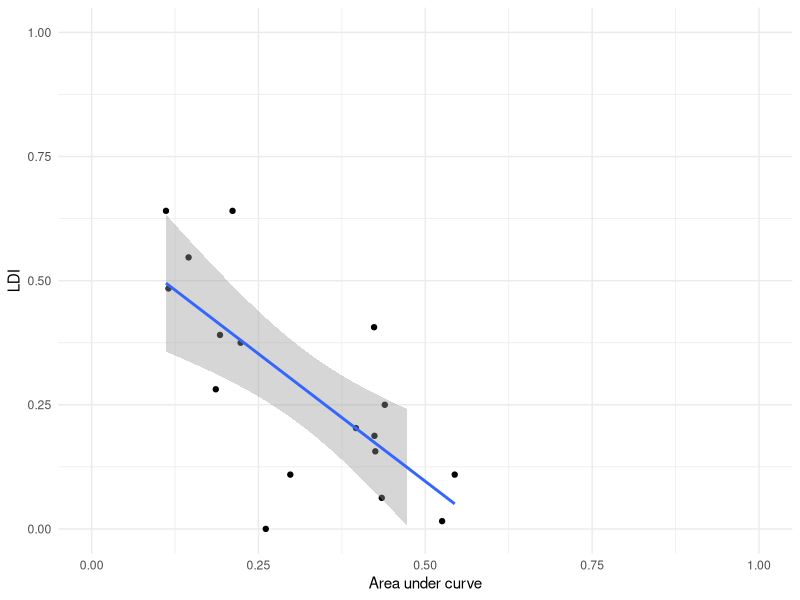
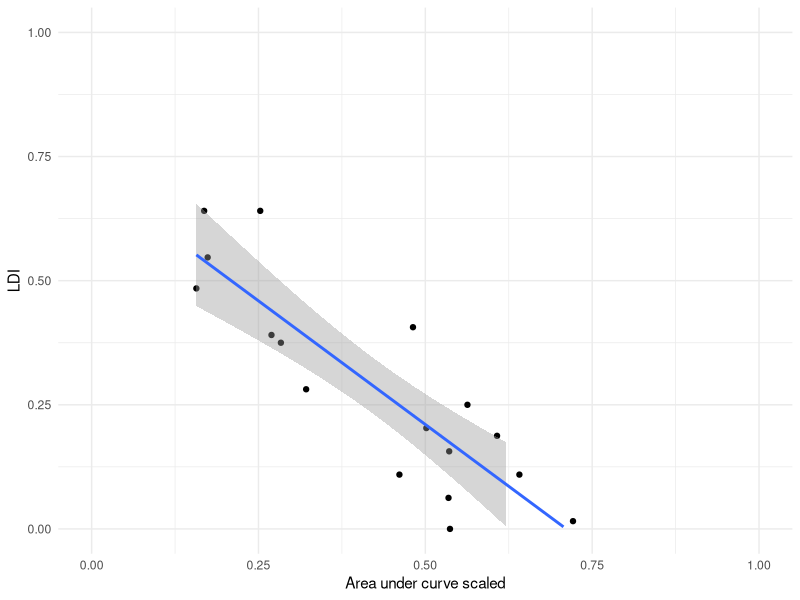
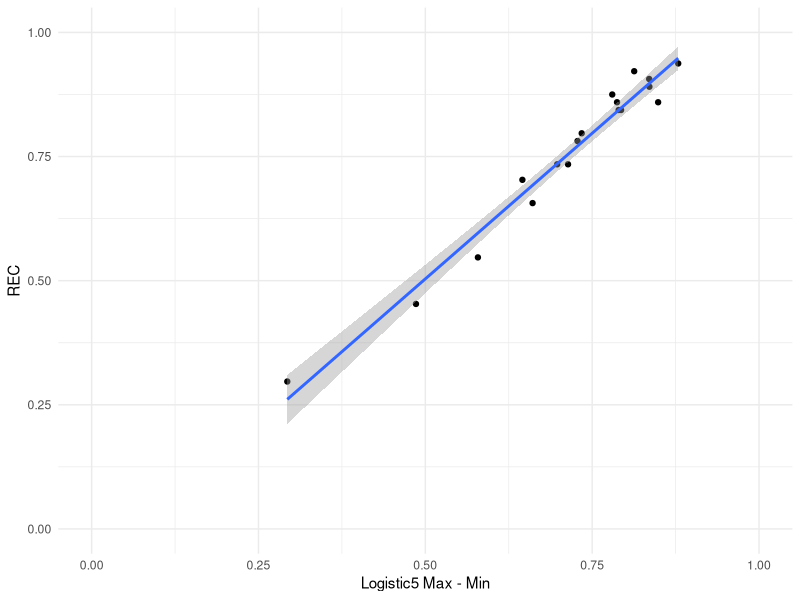

Here is the R script that generated these plots, in order:
library(tidyverse)
data <- read_csv("data_L5.csv")

data <- mutate(data, l5_REC = participant_l5_max - participant_l5_min)
data$participant_id <- 1:nrow(data)

excluded_ids <- c(1, 15, 17)
data <- data[!data$participant_id %in% excluded_ids, ]

correlation_result_1 <- cor.test(data$participant_auc_l5, data$LDI)
print(correlation_result_1)

correlation_result_2 <- cor.test(data$participant_auc_l5_scale, data$LDI)
print(correlation_result_2)

correlation_result_3 <- cor.test(data$l5_REC, data$REC)
print(correlation_result_3)

ggplot(data, aes(x = participant_auc_l5, y = LDI)) +
  geom_point() +
  geom_smooth(method = "lm") +   # Adds a linear regression line
  theme_minimal() +
  scale_x_continuous(limits = c(0, 1)) +
  scale_y_continuous(limits = c(0, 1)) +
  labs(x = "Area under curve",
       y = "LDI")

ggplot(data, aes(x = participant_auc_l5_scale, y = LDI)) +
  geom_point() +
  geom_smooth(method = "lm") +   # Adds a linear regression line
  theme_minimal() +
  scale_x_continuous(limits = c(0, 1)) +
  scale_y_continuous(limits = c(0, 1)) +
  labs(x = "Area under curve scaled",
       y = "LDI")

ggplot(data, aes(x = l5_REC, y = REC)) +
  geom_point() +
  geom_smooth(method = "lm") +   # Adds a linear regression line
  theme_minimal() +
  scale_x_continuous(limits = c(0, 1)) +
  scale_y_continuous(limits = c(0, 1)) +
  labs(x = "Logistic5 Max - Min",
       y = "REC")
